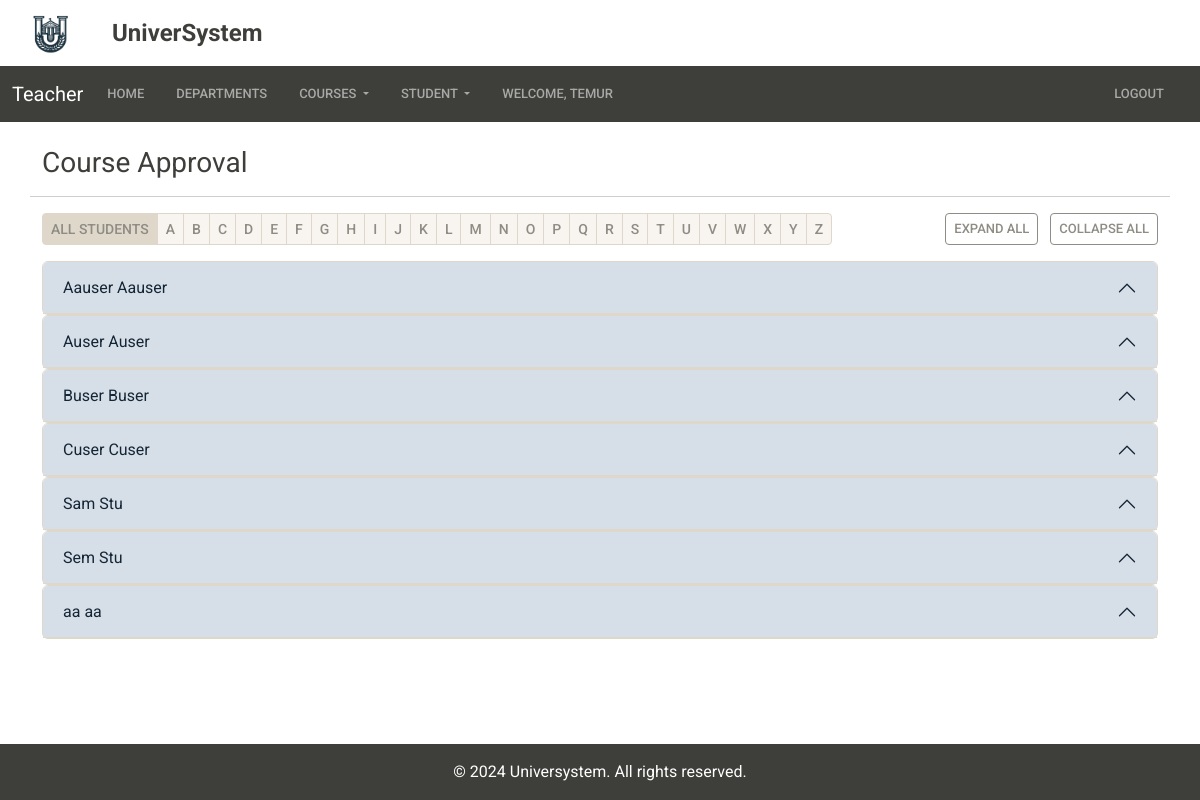
/course_approval/ (signed in), run on the app's committed database.
### accountapp/models.py (models this page shows, shortened)
class CustomUser(AbstractUser):
    STATUS = (
        ('Teacher', 'Teacher'),
        ('Student', 'Student'),
        ('Admin', 'Admin'),
    )
    status = models.CharField(
        max_length=100, choices=STATUS, default='Student',)

class Student(models.Model):
    user = models.OneToOneField(CustomUser, on_delete=models.CASCADE)
    department = models.ForeignKey(
        Department, on_delete=models.CASCADE, blank=True, null=True)
    acts = models.IntegerField(default=0)
    lessons = models.ManyToManyField(Lesson, blank=True,
                                     through='StudentLesson')
    department_request = models.BooleanField(default=False)
    adviser = models.ForeignKey(
        'Teacher', on_delete=models.CASCADE, blank=True, null=True)
    is_submitted = models.BooleanField(default=False)
    profile_photo = models.ImageField(
        upload_to='photos/', default='photos/default-profile-photo.jpg'
    )

### teacherapp/views.py (the view, shortened to what this page needs)
# urls.py: path('course_approval/', CourseApprovalView.as_view(),
class CourseApprovalView(LoginRequiredMixin, View):
    def get(self, request):
        adviser = Teacher.objects.get(user=request.user)
        lesson_list = StudentLesson.objects.all()
        selected_letter = request.GET.get('letter', '')
        students = Student.objects.filter(
            is_submitted=True,
            adviser=adviser,
            user__first_name__istartswith=selected_letter
        ).order_by('user__first_name')
        context = {
            'students': students,
            'lessons': lesson_list,
            'selected_letter': selected_letter,
        }
        return render(request, "teacherapp/course_approval.html", context)

### baseapp/models.py (called while the page is built)
    def __str__(self):
        return self.title

### teacherapp/templates/teacherapp/course_approval.html (shortened to what this page needs)
{% extends 'base.html' %} {% load crispy_forms_tags %} {% load static %} {% block title %}Course Approval{% endblock title %} {% block content %}
<div class="container">
  <div class="row mt-4">
    <h3 class="mb-3">Course Approval</h3>
    <hr />
    <div class="d-flex justify-content-between align-items-center mb-3">
      <ul class="pagination pagination-sm mb-0">
        <li class="page-item {% if not selected_letter %}active{% endif %}">
          <a class="page-link font-weight-bold" href="?">All Students</a>
        </li>
        {% for letter in "ABCDEFGHIJKLMNOPQRSTUVWXYZ" %}
        <li class="page-item {% if selected_letter == letter %}active bg-primary text-white{% endif %}">
          <a class="page-link font-weight-bold" href="?letter={{ letter }}">{{ letter }}</a>
        </li>
        {% endfor %}
      </ul>
      <div>
        <button class="btn btn-outline-secondary btn-sm me-2" id="expand-all">Expand All</button>
        <button class="btn btn-outline-secondary btn-sm" id="collapse-all">Collapse All</button>
      </div>
    </div>
    <div class="accordion" id="accordionExample">
      {% for student in students %}
      <form method="POST" action="{% url 'submit_lessons' %}">
        <div class="accordion-item">
          <h2 class="accordion-header" id="heading{{ forloop.counter }}">
            <button
              class="accordion-button"
              type="button"
              data-bs-toggle="collapse"
              data-bs-target="#collapse{{ forloop.counter }}"
              aria-expanded="false"
              aria-controls="collapse{{ forloop.counter }}"
            >
              {{ student.user.first_name }} {{ student.user.last_name }}
            </button>
          </h2>
        </div>
      </form>
      {% endfor %}
    </div>
  </div>
</div>
{% endblock content %}

### templates/partials/_navbar.html (shortened to what this page needs)
<nav class="navbar navbar-expand-lg bg-dark" data-bs-theme="dark">
  <div class="container-fluid">
    {% if user.status == "Teacher" %}
    <a class="navbar-brand">Teacher</a>
    {% elif user.status == "Student" %}
    <a class="navbar-brand">Student</a>
    {% elif user.status == 'Admin' %}
    <a class="navbar-brand">Admin</a>
    {% endif %}
    <div class="collapse navbar-collapse" id="navbarColor01">
      <ul class="navbar-nav me-3">
        <li class="nav-item">
          <a class="nav-link me-3" href="{% url 'index' %}">Home</a>
        </li>
        <li class="nav-item me-3">
          <a class="nav-link" href="{% url 'department' %}">Departments</a>
        </li>
        {% if user.status == "Teacher" %}
        <li class="nav-item dropdown">
          <a
            class="nav-link dropdown-toggle me-3"
            href="#"
            role="button"
            data-bs-toggle="dropdown"
            aria-expanded="false"
          >
            Courses
          </a>
        </li>
        <li class="nav-item dropdown">
          <a class="nav-link dropdown-toggle me-3" href="#" role="button" data-bs-toggle="dropdown" aria-expanded="false">
            Student
          </a>
        </li>
        {% endif %} {% if not user.status == 'Admin' %}
        <li class="nav-item">
          <a class="nav-link">Welcome, {{ user.first_name|title }}</a>
        </li>
        {% endif %}
      </ul>
      <ul class="navbar-nav ms-auto">
        <li class="nav-item me-3">
          <a class="nav-link" href="{% url 'logout' %}">Logout</a>
        </li>
      </ul>
    </div>
  </div>
</nav>

### templates/base.html (style rules this page uses)
body { display: flex; flex-direction: column; min-height: 100vh; margin: 0; }

### data on the page
CustomUser: first_name "TEMUR"
Student: user.first_name "Aauser", user.last_name "Aauser"
Student: user.first_name "Auser", user.last_name "Auser"
Student: user.first_name "Buser", user.last_name "Buser"
Student: user.first_name "Cuser", user.last_name "Cuser"
Student: user.first_name "Sam", user.last_name "Stu"
Student: user.first_name "Sem", user.last_name "Stu"
Student: user.first_name "aa", user.last_name "aa"

### other printed values
{{ letter }} "A" "B" "C" "D" "E" "F" "G" "H" "I" "J" "K" "L" "M" "N" "O" "P" "Q" "R" "S" "T" "U" "V" "W" "X" "Y" "Z"
